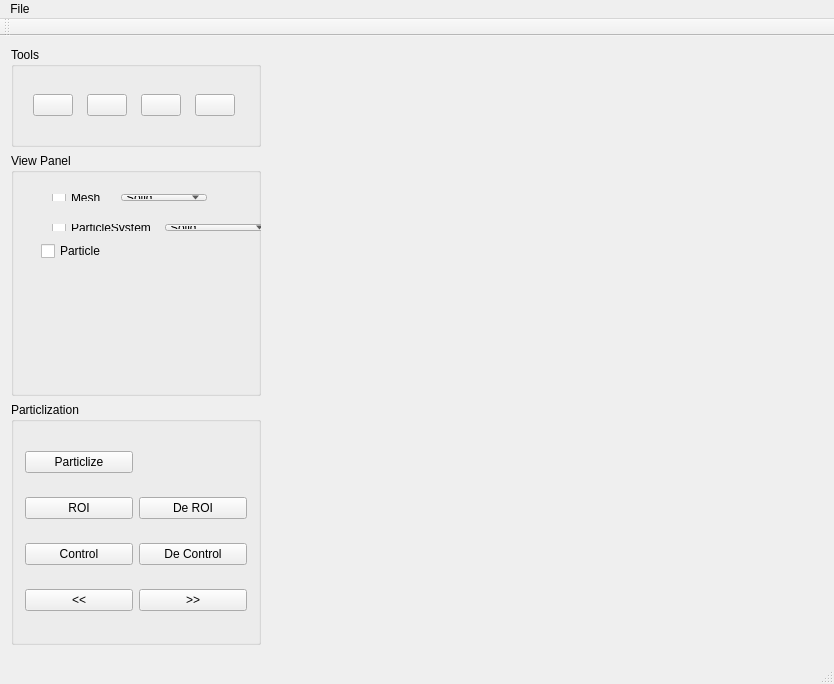
<?xml version="1.0" encoding="UTF-8"?>
<ui version="4.0">
 <class>MainWindow</class>
 <widget class="QMainWindow" name="MainWindow">
  <property name="geometry">
   <rect>
    <x>0</x>
    <y>0</y>
    <width>834</width>
    <height>684</height>
   </rect>
  </property>
  <property name="windowTitle">
   <string>MainWindow</string>
  </property>
  <widget class="QWidget" name="centralWidget">
   <layout class="QGridLayout" name="gridLayout">
    <item row="0" column="1" rowspan="4">
     <widget class="ViewPanel" name="viewPanel" native="true">
      <property name="sizePolicy">
       <sizepolicy hsizetype="Expanding" vsizetype="Expanding">
        <horstretch>0</horstretch>
        <verstretch>0</verstretch>
       </sizepolicy>
      </property>
      <property name="autoFillBackground">
       <bool>true</bool>
      </property>
     </widget>
    </item>
    <item row="0" column="0">
     <widget class="QGroupBox" name="toolGroupBox">
      <property name="sizePolicy">
       <sizepolicy hsizetype="Fixed" vsizetype="Maximum">
        <horstretch>0</horstretch>
        <verstretch>0</verstretch>
       </sizepolicy>
      </property>
      <property name="minimumSize">
       <size>
        <width>250</width>
        <height>100</height>
       </size>
      </property>
      <property name="title">
       <string>Tools</string>
      </property>
      <layout class="QHBoxLayout" name="horizontalLayout_3">
       <item>
        <widget class="QPushButton" name="selectionToolButton">
         <property name="sizePolicy">
          <sizepolicy hsizetype="Fixed" vsizetype="Fixed">
           <horstretch>0</horstretch>
           <verstretch>0</verstretch>
          </sizepolicy>
         </property>
         <property name="autoFillBackground">
          <bool>true</bool>
         </property>
         <property name="text">
          <string/>
         </property>
         <property name="icon">
          <iconset resource="icons/icons.qrc">
           <normaloff>:/icons/cursor.png</normaloff>:/icons/cursor.png</iconset>
         </property>
         <property name="iconSize">
          <size>
           <width>30</width>
           <height>30</height>
          </size>
         </property>
         <property name="checkable">
          <bool>true</bool>
         </property>
         <attribute name="buttonGroup">
          <string notr="true">toolButtonGroup</string>
         </attribute>
        </widget>
       </item>
       <item>
        <widget class="QPushButton" name="moveToolButton">
         <property name="sizePolicy">
          <sizepolicy hsizetype="Fixed" vsizetype="Fixed">
           <horstretch>0</horstretch>
           <verstretch>0</verstretch>
          </sizepolicy>
         </property>
         <property name="autoFillBackground">
          <bool>true</bool>
         </property>
         <property name="text">
          <string/>
         </property>
         <property name="icon">
          <iconset resource="icons/icons.qrc">
           <normaloff>:/icons/move.png</normaloff>:/icons/move.png</iconset>
         </property>
         <property name="iconSize">
          <size>
           <width>30</width>
           <height>30</height>
          </size>
         </property>
         <property name="checkable">
          <bool>true</bool>
         </property>
         <property name="autoRepeatInterval">
          <number>100</number>
         </property>
         <attribute name="buttonGroup">
          <string notr="true">toolButtonGroup</string>
         </attribute>
        </widget>
       </item>
       <item>
        <widget class="QPushButton" name="rotateToolButton">
         <property name="sizePolicy">
          <sizepolicy hsizetype="Fixed" vsizetype="Fixed">
           <horstretch>0</horstretch>
           <verstretch>0</verstretch>
          </sizepolicy>
         </property>
         <property name="autoFillBackground">
          <bool>true</bool>
         </property>
         <property name="text">
          <string/>
         </property>
         <property name="icon">
          <iconset resource="icons/icons.qrc">
           <normaloff>:/icons/rotate.png</normaloff>:/icons/rotate.png</iconset>
         </property>
         <property name="iconSize">
          <size>
           <width>30</width>
           <height>30</height>
          </size>
         </property>
         <property name="checkable">
          <bool>true</bool>
         </property>
         <property name="autoRepeatInterval">
          <number>100</number>
         </property>
         <attribute name="buttonGroup">
          <string notr="true">toolButtonGroup</string>
         </attribute>
        </widget>
       </item>
       <item>
        <widget class="QPushButton" name="scaleToolButton">
         <property name="sizePolicy">
          <sizepolicy hsizetype="Fixed" vsizetype="Fixed">
           <horstretch>0</horstretch>
           <verstretch>0</verstretch>
          </sizepolicy>
         </property>
         <property name="autoFillBackground">
          <bool>true</bool>
         </property>
         <property name="text">
          <string/>
         </property>
         <property name="icon">
          <iconset resource="icons/icons.qrc">
           <normaloff>:/icons/scale.png</normaloff>:/icons/scale.png</iconset>
         </property>
         <property name="iconSize">
          <size>
           <width>30</width>
           <height>30</height>
          </size>
         </property>
         <property name="checkable">
          <bool>true</bool>
         </property>
         <property name="autoRepeatInterval">
          <number>100</number>
         </property>
         <attribute name="buttonGroup">
          <string notr="true">toolButtonGroup</string>
         </attribute>
        </widget>
       </item>
      </layout>
     </widget>
    </item>
    <item row="1" column="0">
     <widget class="QGroupBox" name="viewPanelGroupBox">
      <property name="sizePolicy">
       <sizepolicy hsizetype="Minimum" vsizetype="Expanding">
        <horstretch>0</horstretch>
        <verstretch>0</verstretch>
       </sizepolicy>
      </property>
      <property name="title">
       <string>View Panel</string>
      </property>
      <widget class="QWidget" name="layoutWidget">
       <property name="geometry">
        <rect>
         <x>30</x>
         <y>30</y>
         <width>177</width>
         <height>29</height>
        </rect>
       </property>
       <layout class="QHBoxLayout" name="horizontalLayout">
        <item>
         <widget class="QCheckBox" name="meshCheckBox">
          <property name="text">
           <string>Mesh</string>
          </property>
         </widget>
        </item>
        <item>
         <widget class="QComboBox" name="showMeshesCombo">
          <property name="currentText">
           <string>Solid</string>
          </property>
          <item>
           <property name="text">
            <string>Solid</string>
           </property>
          </item>
          <item>
           <property name="text">
            <string>Wireframe</string>
           </property>
          </item>
          <item>
           <property name="text">
            <string>Point</string>
           </property>
          </item>
         </widget>
        </item>
       </layout>
      </widget>
      <widget class="QWidget" name="layoutWidget_2">
       <property name="geometry">
        <rect>
         <x>30</x>
         <y>60</y>
         <width>241</width>
         <height>29</height>
        </rect>
       </property>
       <layout class="QHBoxLayout" name="horizontalLayout_2">
        <item>
         <widget class="QCheckBox" name="particleSystemCheckBox">
          <property name="text">
           <string>ParticleSystem</string>
          </property>
         </widget>
        </item>
        <item>
         <widget class="QComboBox" name="showParticleSystemsCombo">
          <property name="currentText">
           <string>Solid</string>
          </property>
          <item>
           <property name="text">
            <string>Solid</string>
           </property>
          </item>
          <item>
           <property name="text">
            <string>Wireframe</string>
           </property>
          </item>
         </widget>
        </item>
       </layout>
      </widget>
      <widget class="QCheckBox" name="particleCheckBox">
       <property name="geometry">
        <rect>
         <x>30</x>
         <y>90</y>
         <width>101</width>
         <height>16</height>
        </rect>
       </property>
       <property name="text">
        <string>Particle</string>
       </property>
      </widget>
      <zorder>layoutWidget</zorder>
      <zorder>layoutWidget_2</zorder>
      <zorder>particleCheckBox</zorder>
      <zorder>particlizeGroupBox</zorder>
     </widget>
    </item>
    <item row="2" column="0">
     <widget class="QGroupBox" name="particlizeGroupBox">
      <property name="sizePolicy">
       <sizepolicy hsizetype="Minimum" vsizetype="Expanding">
        <horstretch>0</horstretch>
        <verstretch>0</verstretch>
       </sizepolicy>
      </property>
      <property name="title">
       <string>Particlization</string>
      </property>
      <layout class="QGridLayout" name="gridLayout_2">
       <item row="1" column="1">
        <widget class="QPushButton" name="deROIButtron">
         <property name="text">
          <string>De ROI</string>
         </property>
        </widget>
       </item>
       <item row="2" column="0">
        <widget class="QPushButton" name="controlButton">
         <property name="text">
          <string>Control</string>
         </property>
        </widget>
       </item>
       <item row="1" column="0">
        <widget class="QPushButton" name="ROIButton">
         <property name="text">
          <string>ROI</string>
         </property>
        </widget>
       </item>
       <item row="0" column="0">
        <widget class="QPushButton" name="particlizeButton">
         <property name="text">
          <string>Particlize</string>
         </property>
        </widget>
       </item>
       <item row="2" column="1">
        <widget class="QPushButton" name="deControlButton">
         <property name="text">
          <string>De Control</string>
         </property>
        </widget>
       </item>
       <item row="4" column="1">
        <widget class="QPushButton" name="nextGroupButton">
         <property name="text">
          <string>&gt;&gt;</string>
         </property>
        </widget>
       </item>
       <item row="4" column="0">
        <widget class="QPushButton" name="priorGroupButton">
         <property name="text">
          <string>&lt;&lt;</string>
         </property>
        </widget>
       </item>
      </layout>
     </widget>
    </item>
   </layout>
  </widget>
  <widget class="QMenuBar" name="menuBar">
   <property name="geometry">
    <rect>
     <x>0</x>
     <y>0</y>
     <width>834</width>
     <height>25</height>
    </rect>
   </property>
   <widget class="QMenu" name="menuFile">
    <property name="title">
     <string>File</string>
    </property>
    <addaction name="actionOpen"/>
    <addaction name="actionSave"/>
   </widget>
   <addaction name="menuFile"/>
  </widget>
  <widget class="QToolBar" name="mainToolBar">
   <attribute name="toolBarArea">
    <enum>TopToolBarArea</enum>
   </attribute>
   <attribute name="toolBarBreak">
    <bool>false</bool>
   </attribute>
  </widget>
  <widget class="QStatusBar" name="statusBar"/>
  <action name="actionOpen">
   <property name="text">
    <string>Open</string>
   </property>
  </action>
  <action name="actionSave">
   <property name="text">
    <string>Save</string>
   </property>
  </action>
 </widget>
 <layoutdefault spacing="6" margin="11"/>
 <customwidgets>
  <customwidget>
   <class>ViewPanel</class>
   <extends>QWidget</extends>
   <header>viewpanel.h</header>
   <container>1</container>
  </customwidget>
 </customwidgets>
 <resources>
  <include location="icons/icons.qrc"/>
 </resources>
 <connections/>
 <buttongroups>
  <buttongroup name="toolButtonGroup"/>
 </buttongroups>
</ui>
